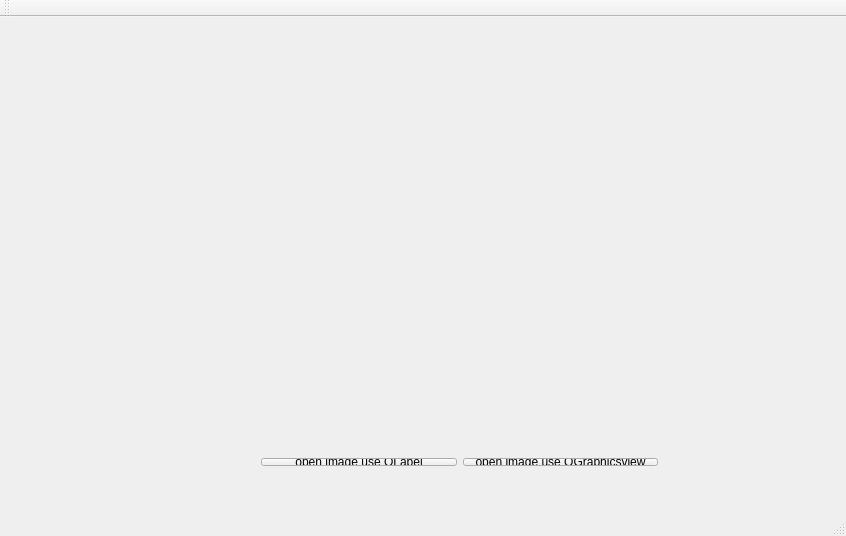
<?xml version="1.0" encoding="UTF-8"?>
<ui version="4.0">
 <class>MainWindow</class>
 <widget class="QMainWindow" name="MainWindow">
  <property name="geometry">
   <rect>
    <x>0</x>
    <y>0</y>
    <width>846</width>
    <height>536</height>
   </rect>
  </property>
  <property name="windowTitle">
   <string>MainWindow</string>
  </property>
  <widget class="QWidget" name="centralWidget">
   <widget class="QWidget" name="layoutWidget">
    <property name="geometry">
     <rect>
      <x>250</x>
      <y>430</y>
      <width>419</width>
      <height>30</height>
     </rect>
    </property>
    <layout class="QHBoxLayout" name="horizontalLayout">
     <property name="sizeConstraint">
      <enum>QLayout::SetNoConstraint</enum>
     </property>
     <item>
      <widget class="QPushButton" name="pushButton">
       <property name="enabled">
        <bool>true</bool>
       </property>
       <property name="text">
        <string>open image use QLabel</string>
       </property>
      </widget>
     </item>
     <item>
      <widget class="QPushButton" name="pushButton_2">
       <property name="text">
        <string>open image use QGraphicsview</string>
       </property>
      </widget>
     </item>
    </layout>
   </widget>
   <widget class="QStackedWidget" name="stackedWidget">
    <property name="geometry">
     <rect>
      <x>30</x>
      <y>10</y>
      <width>771</width>
      <height>411</height>
     </rect>
    </property>
    <property name="currentIndex">
     <number>0</number>
    </property>
    <widget class="QWidget" name="page">
     <widget class="QLabel" name="label">
      <property name="geometry">
       <rect>
        <x>250</x>
        <y>20</y>
        <width>251</width>
        <height>171</height>
       </rect>
      </property>
      <property name="text">
       <string/>
      </property>
     </widget>
    </widget>
    <widget class="QWidget" name="page_2">
     <widget class="QGraphicsView" name="graphicsView">
      <property name="geometry">
       <rect>
        <x>5</x>
        <y>1</y>
        <width>731</width>
        <height>401</height>
       </rect>
      </property>
     </widget>
    </widget>
   </widget>
  </widget>
  <widget class="QMenuBar" name="menuBar">
   <property name="geometry">
    <rect>
     <x>0</x>
     <y>0</y>
     <width>846</width>
     <height>26</height>
    </rect>
   </property>
  </widget>
  <widget class="QToolBar" name="mainToolBar">
   <attribute name="toolBarArea">
    <enum>TopToolBarArea</enum>
   </attribute>
   <attribute name="toolBarBreak">
    <bool>false</bool>
   </attribute>
  </widget>
  <widget class="QStatusBar" name="statusBar"/>
 </widget>
 <layoutdefault spacing="6" margin="11"/>
 <resources/>
 <connections/>
</ui>
